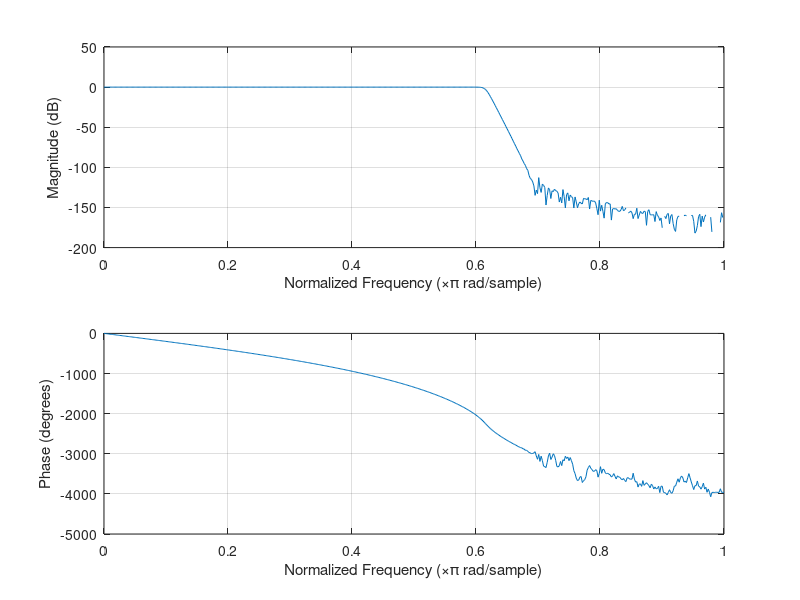

The MATLAB source for this figure:
clc;
clear;
close all;
fc = 16;   % Cutoff frequency
fs = 52;  % Sampling frequency
fn = fs/2;  % Nyquist frequency

% Butterworth Filter
[b, a] = butter(50, fc/fn);
freqz(b,a)
% 
% % Chebyshev Type 1
% figure;
% [b, a] = cheby1(5, 10, fc/fn);
% freqz(b,a)

% moving average filter
% figure;
% N = 2;
% a = 1;
% b = ones(1,N);
% b = 3* b/N;
% [h, w] = freqz(b, a, 'whole', 2001);
% plot(w/pi,20*log10(abs(h)))
% ax = gca;
% ax.YLim = [-50 5];
% ax.XLim = [0 1];
% ax.XTick = 0:.1:1;
% xlabel('Normalized Frequency (\times\pi rad/sample)')
% ylabel('Magnitude (dB)')
% 
% figure;
% plot(w/pi,abs(h))
% ax = gca;
% ax.YLim = [0 3];
% ax.XLim = [0 1];
% ax.XTick = 0:.1:1;
% xlabel('Normalized Frequency (\times\pi rad/sample)')
% ylabel('Magnitude (dB)')

